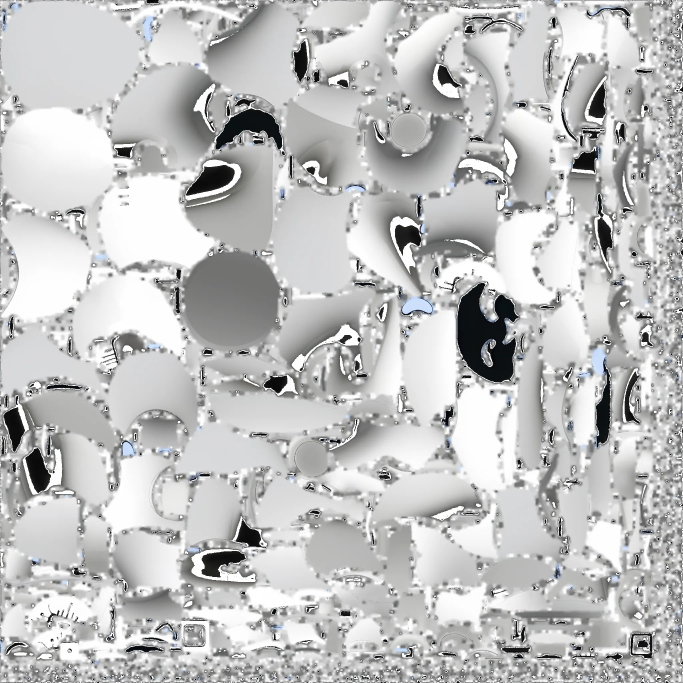
#> input picture apk_decoded/assets/pet_texture.png, 2048 x 2048 px, found by its file name (shown at 1/3 size)
$ python check_semi.py
#> lines starting #> are read from the running program, lines starting #| are printed output that depends on the picture; after the words box and inside, x2 and y2 are one past the last pixel; in counts of white or black regions, pixels touching at a corner belong together
from PIL import Image
import numpy as np

img = Image.open('/workspace/apk_decoded/assets/pet_texture.png').convert('RGBA')
#> img is the input picture: PIL image 2048x2048 RGBA; mean R, G, B, A 186.6, 187, 186.9, 246.7
arr = np.array(img)
rgb = arr[:,:,:3]
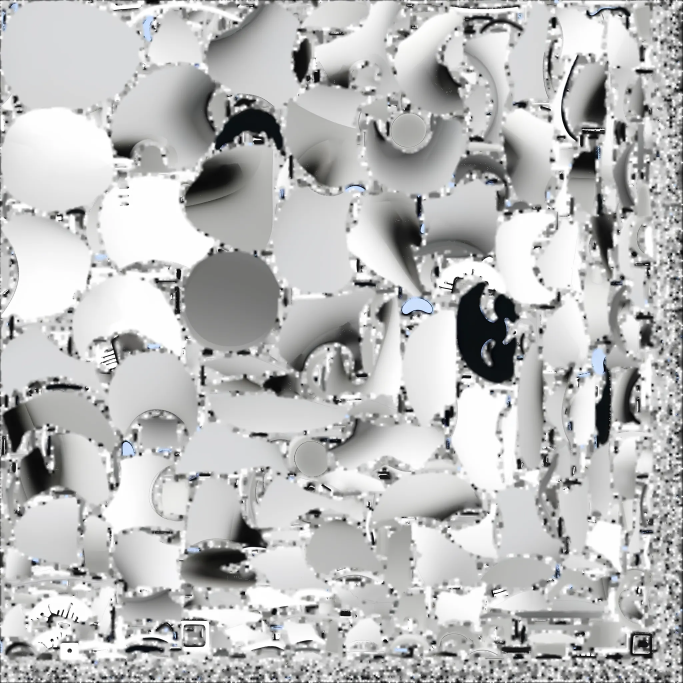
#> rgb: shape (2048, 2048, 3) (shown at 1/3 size); mean R, G, B 186.6, 187, 186.9
alpha = arr[:,:,3]
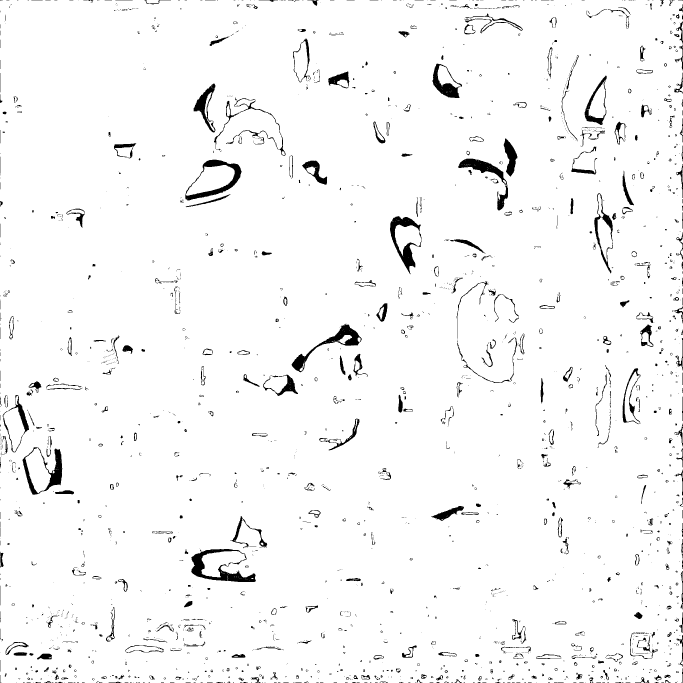
#> alpha: shape (2048, 2048) (shown at 1/3 size); 96.8% white; 2665 black regions (1962 under 20 px), largest, box (x1, y1, x2, y2) and area: (574, 1647, 768, 1746) 6185, (875, 971, 1085, 1117) 5119, (1170, 648, 1265, 823) 5030
h, w = rgb.shape[:2]
#> h = 2048; w = 2048

brightness = rgb.mean(axis=2)

# 半透明像素(alpha 1-254): 这些是问题来源
semi_transparent = (alpha > 0) & (alpha < 255)
#> semi_transparent: shape (2048, 2048) bool; every value is 0
print(f"半透明像素: {semi_transparent.sum()} ({semi_transparent.sum()/alpha.size*100:.2f}%)")
#| 半透明像素: 0 (0.00%)

if semi_transparent.sum() > 0:
    semi_rgb = rgb[semi_transparent]
    semi_alpha = alpha[semi_transparent]
    semi_bright = semi_rgb.mean(axis=1)
    print(f"  alpha范围: [{semi_alpha.min()},{semi_alpha.max()}], 均值{semi_alpha.mean():.0f}")
    print(f"  亮度范围: [{semi_bright.min():.0f},{semi_bright.max():.0f}], 均值{semi_bright.mean():.0f}")
    print(f"  RGB均值: {semi_rgb.mean(axis=0)}")

    # 半透明像素的alpha分布
    print(f"\n  alpha分段:")
    for a in [1,64,128,160,192,224,254]:
        cnt = ((semi_alpha >= a) & (semi_alpha < a+32)).sum()
        if cnt > 0:
            print(f"    [{a}-{a+32}): {cnt}")

    # 半透明像素的亮度分布
    print(f"\n  亮度分段:")
    for b in [0,60,120,180,220]:
        cnt = ((semi_bright >= b) & (semi_bright < b+40)).sum()
        if cnt > 0:
            print(f"    [{b}-{b+40}): {cnt}")

# 关键: 半透明像素如果alpha=193且RGB偏黑, 混合后会变成深灰
# 但如果alpha=193且RGB偏白, 混合后变成浅灰
# 这导致边缘抗锯齿, 但在GL_BLEND下可能显示异常

# 把所有半透明像素预乘alpha到不透明
# 即: 用 alpha 混合到某个背景色, 然后设alpha=255
# 但用户说背景要透明, 所以应该: 把半透明像素的RGB预乘, 保持alpha
# 或者: 把半透明像素都设为不透明(alpha=255), 保留RGB

# 实际上, 1.9.13能正常显示(用户只说连接处有问题),
# 说明半透明像素在1.9.13是OK的
# 问题可能是我1.9.14/1.9.15的处理破坏了

# 让我只看连接处区域的半透明像素
import struct
#> (the run stopped early here; a loop or call above may not have finished)
